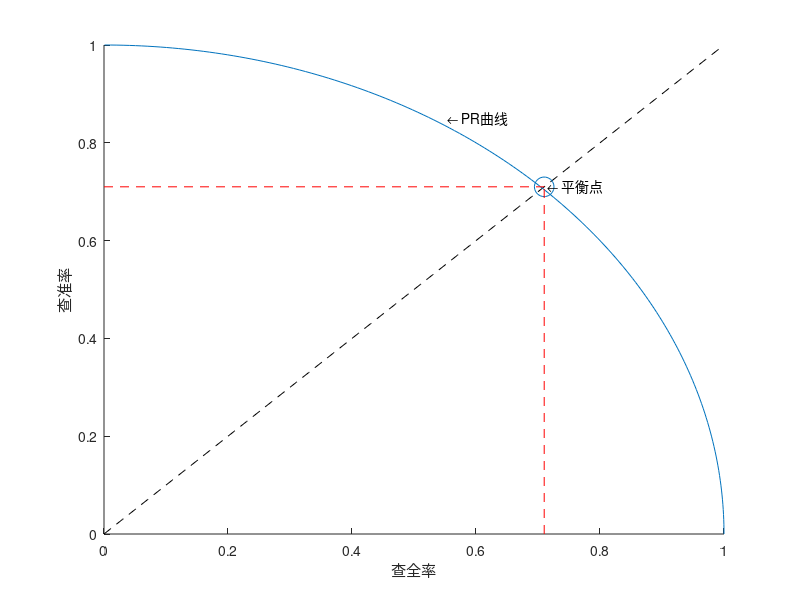

MATLAB code to generate this figure:
close all;
clear;
clc;
%% 数据
 
%% 画图ROC
% x=0:0.01:1;
% y=x;
% plot(x,y,'k--');
% hold on;
% theta=pi/2:0.01:pi; 
% X=1+1*cos(theta); 
% Y=0+1*sin(theta);  
% plot(X,Y); 
% xlim([0 1])
% %axis([0 1 0 1])
% text(0.4,0.8,' \leftarrow ROC曲线');%对曲线进行文字标注
% xlabel('False Positive Rate');
% ylabel('True Positive Rate');
% hold off;

%% 画PR曲线
x=0:0.01:1;
y=x;
plot(x,y,'k--');
hold on;
theta=0:0.01:pi/2; 
X=0+1*cos(theta); 
Y=0+1*sin(theta);  
plot(X,Y); 
xlim([0 1])
%axis([0 1 0 1])
text(0.55,0.85,' \leftarrow PR曲线');%对曲线进行文字标注
scatter(0.71,0.71,200,'k.');%第三是点的大小，后面是颜色和形状bgrcmykw
text(0.71,0.71,' \leftarrow 平衡点');%对曲线进行文字标注
hold on;
% 画某点到XY轴的垂线！！
x0=0.71;y0=0.71;  %曲线上的一点
hold on;        %在画完函数虚线之后保持曲线图
plot([0 x0],[y0 y0],'r--'); %画两个虚线
plot([x0 x0],[0 y0],'r--');
hold off;
xlabel('查全率');
ylabel('查准率');
box off;%去掉坐标轴上面和右边边框
hold off;

